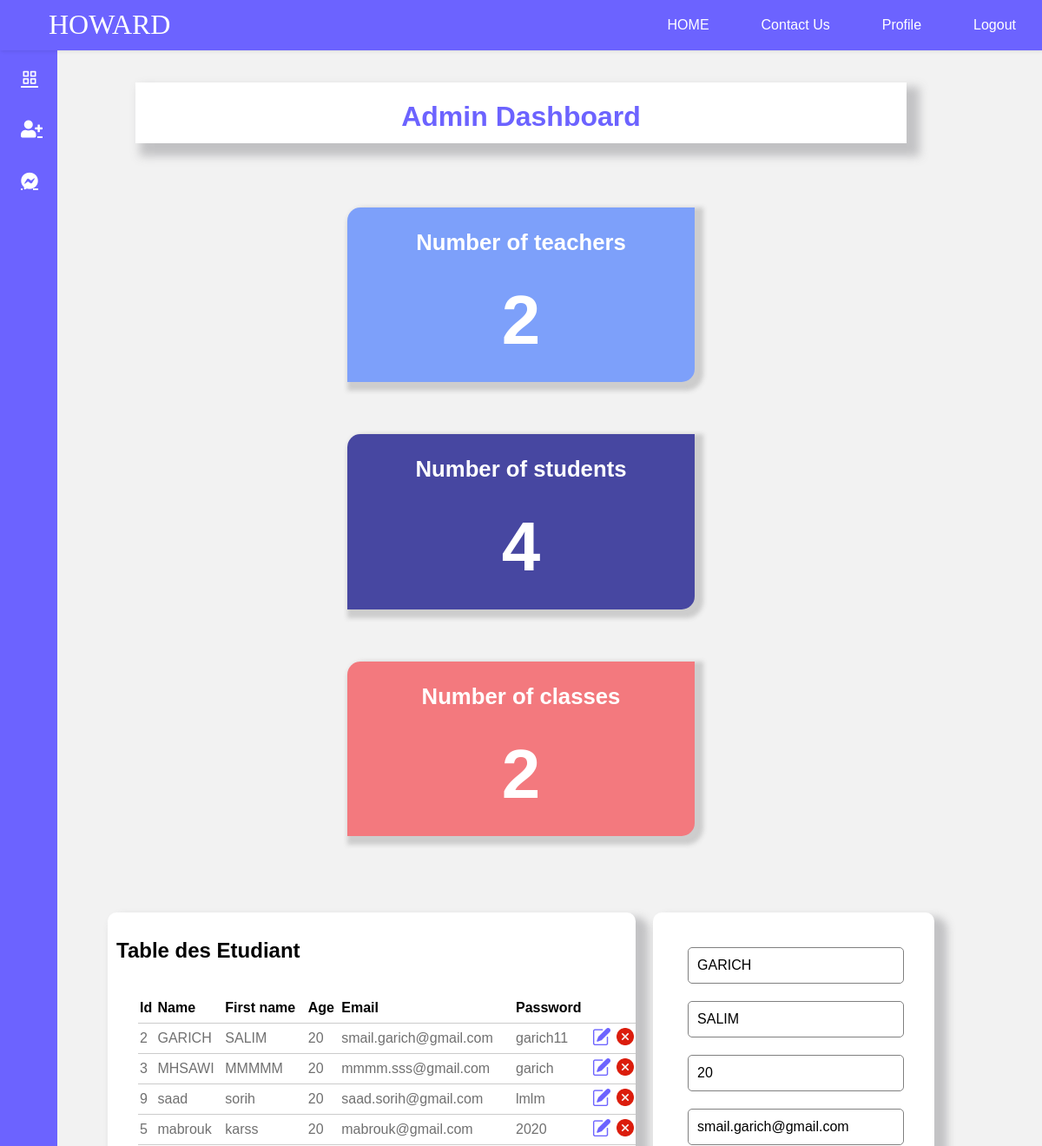
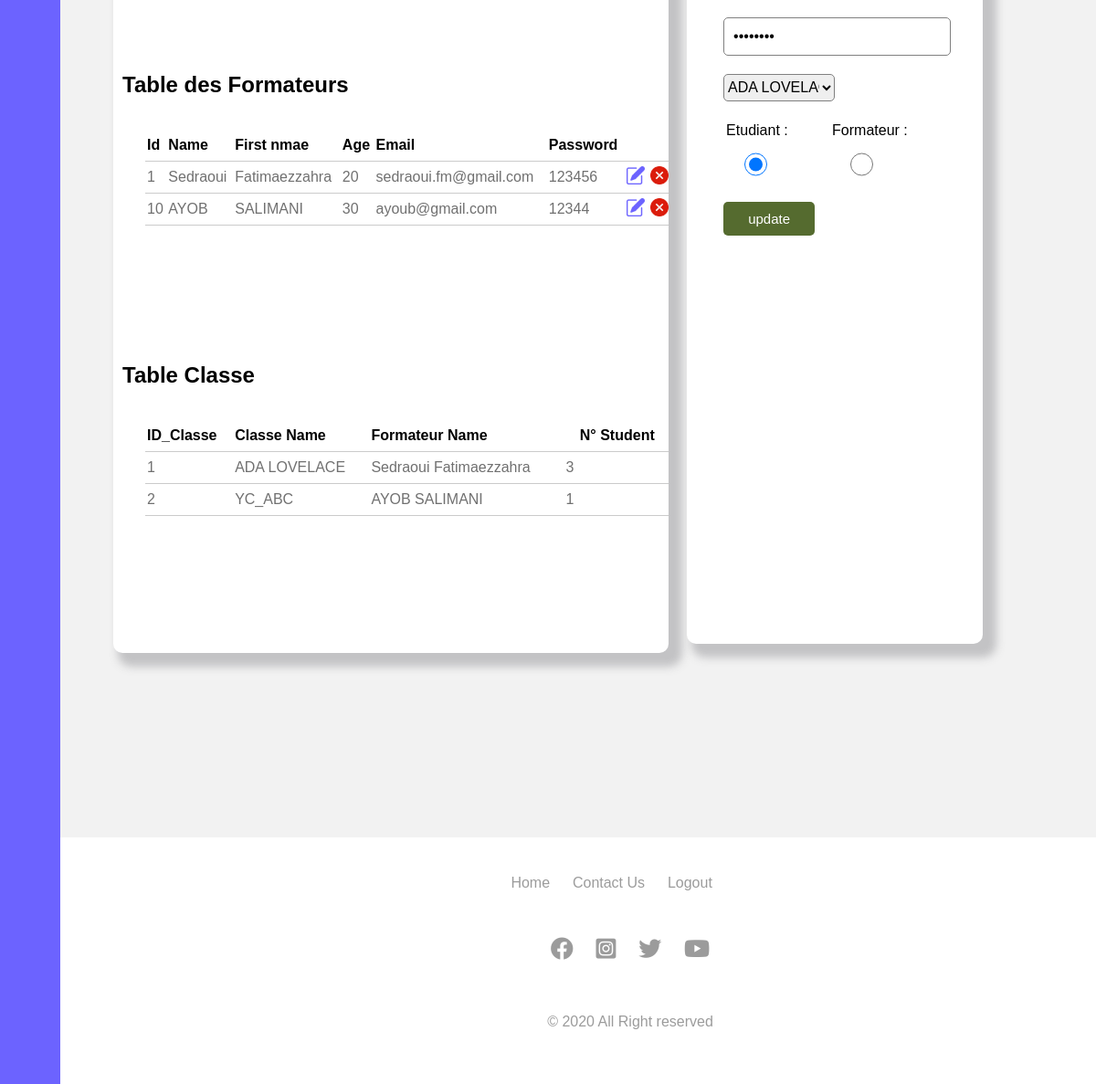
The app's page /adminDash.php?do=edit&edit=2 (signed in) with its own data (2 pictures, top to bottom).
### tables this page shows
CREATE TABLE IF NOT EXISTS `personne_etud` (
  `ID_ETUDIANT` int(11) NOT NULL AUTO_INCREMENT,
  `ID_PERSON` int(11) NOT NULL,
  `ID_ClasseETD` int(11) NOT NULL,
  PRIMARY KEY (`ID_ETUDIANT`,`ID_PERSON`),
  KEY `FK_Etudiant_Personne` (`ID_PERSON`),
  KEY `FK_Classe_Etudiant` (`ID_ClasseETD`)
);

CREATE TABLE IF NOT EXISTS `personne` (
  `ID_PERSON` int(11) NOT NULL AUTO_INCREMENT,
  `NOM` varchar(50) DEFAULT NULL,
  `PRENOM` varchar(50) DEFAULT NULL,
  `AGE` int(11) DEFAULT NULL,
  `EMAIL` varchar(50) DEFAULT NULL,
  `PASSWORD` varchar(50) DEFAULT NULL,
  PRIMARY KEY (`ID_PERSON`)
);

CREATE TABLE IF NOT EXISTS `personne_formateur` (
  `ID_FORMATEUR` int(11) NOT NULL AUTO_INCREMENT,
  `ID_PERSON` int(11) NOT NULL,
  PRIMARY KEY (`ID_FORMATEUR`,`ID_PERSON`),
  KEY `FK_Formateur_Personne` (`ID_PERSON`)
);

CREATE TABLE IF NOT EXISTS `classe_etd` (
  `ID_CLASSE_ETD` int(11) NOT NULL AUTO_INCREMENT,
  `ID_FORMATEUR` int(11) NOT NULL,
  `NOM` varchar(100) DEFAULT NULL,
  PRIMARY KEY (`ID_CLASSE_ETD`,`ID_FORMATEUR`),
  KEY `FK_Formateur_Classe` (`ID_FORMATEUR`)
);

### adminDash.php (the view, shortened to what this page needs)
<!DOCTYPE html>
<html lang="en">
	<head>
    <link
      href="https://cdn.jsdelivr.net/npm/boxicons@2.0.5/css/boxicons.min.css"
      rel="stylesheet"
    />
    <link
      rel="stylesheet"
      href="https://cdnjs.cloudflare.com/ajax/libs/font-awesome/5.15.2/css/all.min.css"
    />
		<link rel="stylesheet" href="sass/navbar.css" />
		<link rel="stylesheet" href="sass/footer.css">
        <link rel="stylesheet" href="sass/main.css">
        <link rel="stylesheet" href="sass/styles.css">
<?php   include('server.php');
		include('connect.php');
		include('includ_html/hedar.php');
		$do=isset($_GET['do']) ? $_GET['do'] : 'Manage';
		$comnd = $con->prepare("SELECT COUNT(personne_formateur.ID_FORMATEUR) as NB FROM personne_formateur ");
    	$comnd->execute();
		$row_1 =$comnd->fetch();
		$comnd = $con->prepare("SELECT COUNT(personne_etud.ID_ETUDIANT) as NB FROM personne_etud ");
    	$comnd->execute();
		$row_2 =$comnd->fetch();
		$comnd = $con->prepare("SELECT COUNT(classe_etd.ID_CLASSE_ETD) as NB FROM classe_etd ");
    	$comnd->execute();
		$row_3 =$comnd->fetch();
	if (isset($_GET['edit'])) {
		$id = $_GET['edit'];
		$update = true;
		$record = mysqli_query($db, "SELECT * FROM personne WHERE ID_PERSON=$id");
			$n = mysqli_fetch_array($record);
            $name = $n['NOM'];
            $fname = $n['PRENOM'];
            $age = $n['AGE'];
            $email = $n['EMAIL'];
            $password = $n['PASSWORD'];
	}
?>
		<main>
			<div class="l-navbar" id="nav-bar">
				<nav class="nav">
					<div>
						<a href="adminDash.php" class="nav__link">
							<i class="bx bx-grid-alt nav__icon"></i>
						</a>
						<div class="nav__list">
							<a href="adminDash.php?do=add" class="nav__link ">
								<i class="fas fa-user-plus nav__icon"></i>
							</a>
							<a href="adminDash.php?do=msg" class="nav__link ">
								<i class="fab fa-facebook-messenger nav__icon"></i>
							</a>
						</div>
					</div>
				</nav>
			</div>
		<div class="containerDash">
			<div class="maincontent">
				<div class="adminDashtitle">
					<h1>Admin Dashboard</h1>
				</div>
				<div class="sts">
			<div class="item">
				<h3>
					Number of teachers<br><br> <span > <?php echo $row_1['NB'];  ?></span>
				</h3>
			</div>
			<div class="item">
				<h3>
					Number of students<br><br><span > <?php echo $row_2['NB'];  ?></span>
				</h3>
			</div>
			<div class="item">
				<h3>
					Number of classes<br><br><span > <?php echo $row_3['NB'];  ?></span>
				</h3>
			</div>
		</div>
		<?php
		if($do == 'Manage' || $do=='add' || $do=='edit'){
		?>
	<div class="aze">
		<div class="<?php if($do=='Manage') echo 'mng_class';else echo 'tables';  ?> ">
               <?php $results1 = mysqli_query($db, "SELECT * from personne inner join personne_etud on personne.ID_PERSON = personne_etud.ID_PERSON"); ?>
			   <h2 class="titles">Table des Etudiant</h2>
                <div class="tablewrapper ">
                    <table>
                        <thead>
                            <tr>
							<th>Id</th>
                                <th>Name</th>
                                <th>First name</th>
                                <th id="show">Age</th>
                                <th  id="show">Email</th>
                                <th id="show">Password</th>
                                <th colspan="2"></th>
                            </tr>
                        </thead>
                        <?php while ($row1 = mysqli_fetch_array($results1)) { ?>
                            <tr>
								<td><?php echo $row1['ID_PERSON']; ?></td>
                                <td><?php echo $row1['NOM']; ?></td>
                                <td><?php echo $row1['PRENOM']; ?></td>
                                <td id="show"><?php echo $row1['AGE']; ?></td>
                                <td id="show"><?php echo $row1['EMAIL']; ?></td>
                                <td id="show"><?php echo $row1['PASSWORD']; ?></td>
                                <td>
                                    <a href="adminDash.php?do=edit&edit=<?php echo $row1['ID_PERSON']; ?>" class="edit_btn" ><img width="20px" src="img/edit.png"></a>
                                </td>
                                <td>
                                    <a href="server.php?del=<?php echo $row1['ID_PERSON']; ?>" class="del_btn"><img width="20px" src="img/remove.png"></a>
                                </td>
                            </tr>
                        <?php } ?>
                    </table>
                </div>
					<?php
					$results2 = mysqli_query($db, "SELECT * FROM personne INNER JOIN personne_formateur ON personne.ID_PERSON = personne_formateur.ID_PERSON"); ?>
			   <h2 class="titles">Table des Formateurs</h2>
                <div class="tablewrapper">
                    <table>
                        <thead>
                            <tr>
								<th>Id</th>
                                <th>Name</th>
                                <th>First nmae</th>
                                <th id="show">Age</th>
                                <th id="show">Email</th>
                                <th id="show">Password</th>
                                <th colspan="2"></th>
                            </tr>
                        </thead>
                        <?php while ($row2 = mysqli_fetch_array($results2)) { ?>
                            <tr>
							    <td><?php echo $row2['ID_PERSON']; ?></td>
                                <td><?php echo $row2['NOM']; ?></td>
                                <td><?php echo $row2['PRENOM']; ?></td>
                                <td id="show"><?php echo $row2['AGE']; ?></td>
                                <td id="show"><?php echo $row2['EMAIL']; ?></td>
                                <td id="show"><?php echo $row2['PASSWORD']; ?></td>
                                <td>
                                    <a href="adminDash.php?do=edit&edit=<?php echo $row2['ID_PERSON']; ?>" class="edit_btn" ><img width="20px" src="img/edit.png"></a>
                                </td>
                                <td>
                                    <a href="server.php?del=<?php echo $row2['ID_PERSON']; ?>" class="del_btn"><img width="20px" src="img/remove.png"></a>
                                </td>
                            </tr>
                        <?php } ?>
                    </table>
                    </div>
					<?php
					$results2 = mysqli_query($db, "SELECT   classe_etd.* , CONCAT(personne.NOM,' ',personne.PRENOM) AS Nom_cmp,COUNT(personne_etud.ID_ETUDIANT) AS NB_ETD
					FROM classe_etd INNER JOIN personne_formateur ON personne_formateur.ID_FORMATEUR = classe_etd.ID_FORMATEUR
					INNER JOIN personne ON personne_formateur.ID_PERSON = personne.ID_PERSON
					INNER JOIN personne_etud ON classe_etd.ID_CLASSE_ETD = personne_etud.ID_ClasseETD
					GROUP BY  classe_etd.NOM ,Nom_cmp"); ?>
			   <h2 class="titles">Table Classe </h2>
                <div class="tablewrapper">
                    <table>
                        <thead>
                            <tr>
								<th>ID_Classe</th>
                                <th>Classe Name</th>
                                <th colspan="2">Formateur Name</th>
                                <th >N° Student</th>
                            </tr>
                        </thead>
                        <?php while ($row2 = mysqli_fetch_array($results2)) { ?>
                            <tr>
							    <td><?php echo $row2['ID_CLASSE_ETD']; ?></td>
								<td><?php echo $row2['NOM']; ?></td>
                                <td><?php echo $row2['Nom_cmp']; ?></td>
                                <td><?php echo $row2['NB_ETD']; ?></td>
                            </tr>
                        <?php } ?>
                    </table>
                    </div>
					<?php } ?>
		</div>
		<?php
		if( $do=='add' || $do=='edit'){ ?>
            <form id="adminform" method="post" action="server.php">
                <div class="input-group">
                    <input type="text" name="name" placeholder="Name" value="<?php echo $name; ?>">
                </div>
                <div class="input-group">
                    <input type="text" name="fname" placeholder="First Name" value="<?php echo $fname; ?>">
                </div>
                <div class="input-group">
                    <input type="text" name="age" placeholder="Age" value="<?php echo $age; ?>">
                </div>
                <div class="input-group">
                    <input type="email" placeholder="Email //Ex : azert@email.com" pattern="[a-z0-9._%+-]+@[a-z0-9.-]+.[a-z]{2,}$" name="email" value="<?php echo $email; ?>">
                </div>
                <div class="input-group">
                    <input type="password" name="password" placeholder="password" value="<?php echo $password; ?>">
                </div>
				<div class="azerty input-group">
				    <?php $results4 = mysqli_query($db, "SELECT * FROM classe_etd"); ?>
					<select id="selectA" name="classes">
						<?php while ($row4 = mysqli_fetch_array($results4)) { ?>
							<option value="<?php echo $row4['ID_CLASSE_ETD']; ?>"><?php echo $row4['NOM']; ?></option>
						<?php } ?>
					</select>
				</div>
				<div class="radio input-group">
                    <label>Etudiant : <input  id="etd_R" class="radiobutton" type="radio" name="selection" checked value="etudiant"></label>
					<label>Formateur : <input id="frm_R" class="radiobutton" type="radio" name="selection"  value="formateur"></label>
                </div>
                <div class="input-group">
                <?php if ($update == true): ?>
                <button class="btn" type="submit" name="update" style="background: #556B2F;" >update</button>
                <?php else: ?>
                    <button class="btn" type="submit" name="save" >Save</button>
                <?php endif ?>
		        </div>
	        </form>
			<?php } ?>
		</div>
	</div>
</div>
		</main>
		<footer>
      <div class="footer-con">
        <div class="footer-row footer-row__1">
          <ul>
            <li><a href="#">&#169; 2020 All Right reserved</a></li>
          </ul>
        </div>
        <div class="footer-row footer-row__2">
          <ul>
            <li><a href="#">Home</a></li>
            <li><a href="#">Contact Us</a></li>
            <li><a href="#">Logout</a></li>
          </ul>
        </div>
        <div class="footer-row footer-row__3">
          <ul>
            <li>
              <a href="#"><i class="fab fa-facebook"></i></a>
            </li>
            <li>
              <a href="#"><i class="fab fa-instagram-square"></i></a>
            </li>
            <li>
              <a href="#"><i class="fab fa-twitter"></i></a>
            </li>
            <li>
              <a href="#"><i class="fab fa-youtube"></i></a>
            </li>
          </ul>
        </div>
      </div>
    </footer>
	</body>
</html>

### sass/navbar.css (style rules this page uses)
body { margin: 0; font-family: Helvetica, sans-serif; background-color: #f2f2f2; }
a { color: white; }

### records on screen
personne_etud: ID_PERSON "2", ID_PERSON.NOM "GARICH", ID_PERSON.PRENOM "SALIM", ID_PERSON.AGE "20", ID_PERSON.EMAIL "smail.garich@gmail.com", ID_PERSON.PASSWORD "garich11"
personne_etud: ID_PERSON "3", ID_PERSON.NOM "MHSAWI", ID_PERSON.PRENOM "MMMMM", ID_PERSON.AGE "20", ID_PERSON.EMAIL "mmmm.sss@gmail.com", ID_PERSON.PASSWORD "garich"
personne_etud: ID_PERSON "9", ID_PERSON.NOM "saad", ID_PERSON.PRENOM "sorih", ID_PERSON.AGE "20", ID_PERSON.EMAIL "saad.sorih@gmail.com", ID_PERSON.PASSWORD "lmlm"
personne_etud: ID_PERSON "5", ID_PERSON.NOM "mabrouk", ID_PERSON.PRENOM "karss", ID_PERSON.AGE "20", ID_PERSON.EMAIL "mabrouk@gmail.com", ID_PERSON.PASSWORD "2020"
personne_formateur: ID_PERSON "1", ID_PERSON.NOM "Sedraoui", ID_PERSON.PRENOM "Fatimaezzahra", ID_PERSON.AGE "20", ID_PERSON.EMAIL "sedraoui.fm@gmail.com", ID_PERSON.PASSWORD "123456"
personne_formateur: ID_PERSON "10", ID_PERSON.NOM "AYOB", ID_PERSON.PRENOM "SALIMANI", ID_PERSON.AGE "30", ID_PERSON.EMAIL "ayoub@gmail.com", ID_PERSON.PASSWORD "12344"
classe_etd: ID_CLASSE_ETD "1", NOM "ADA LOVELACE", Nom_cmp "Sedraoui Fatimaezzahra", NB_ETD "3"
classe_etd: ID_CLASSE_ETD "2", NOM "YC_ABC", Nom_cmp "AYOB SALIMANI", NB_ETD "1"
personne: name "GARICH", fname "SALIM", age "20", email "smail.garich@gmail.com"

### other values on screen
$row_1['NB'] "2"
$row_2['NB'] "4"
$row_3['NB'] "2"
form field classes "ADA LOVELACE"
